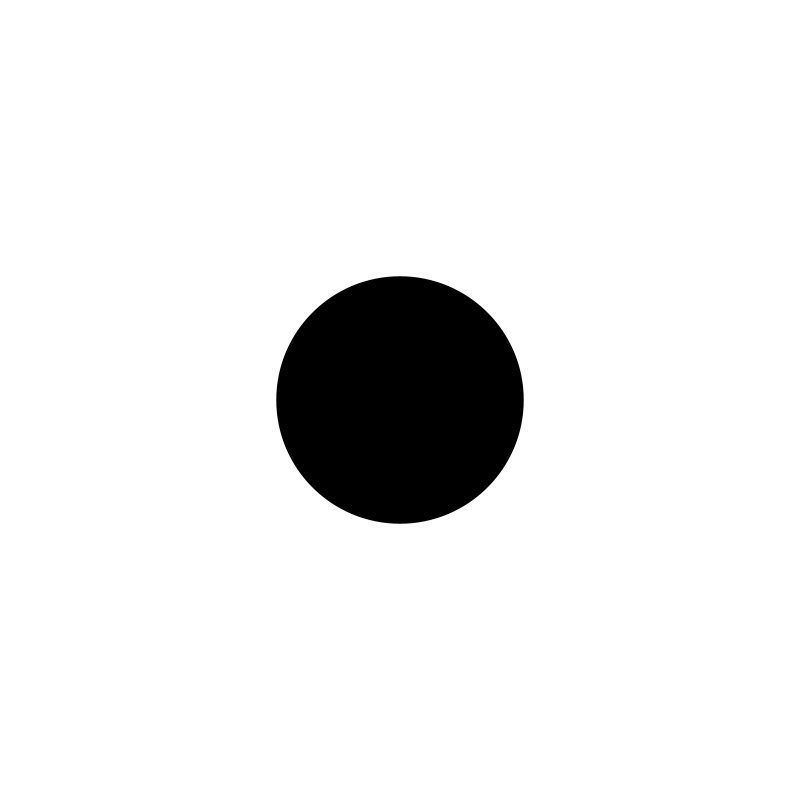
Frame 1 (no input)
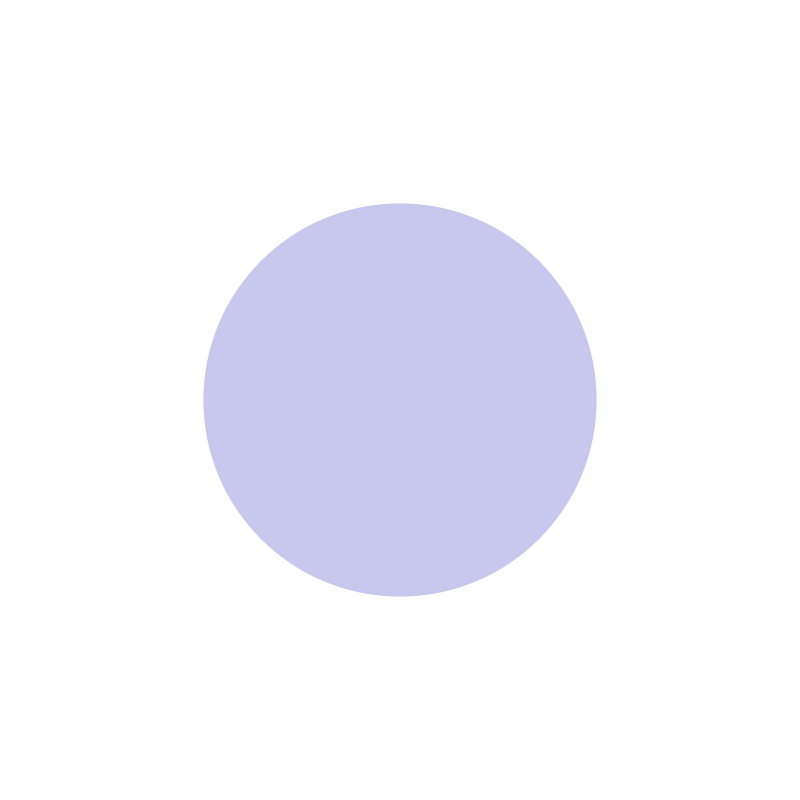
Frame 60 (the mouse pressed at the canvas centre just before this capture)
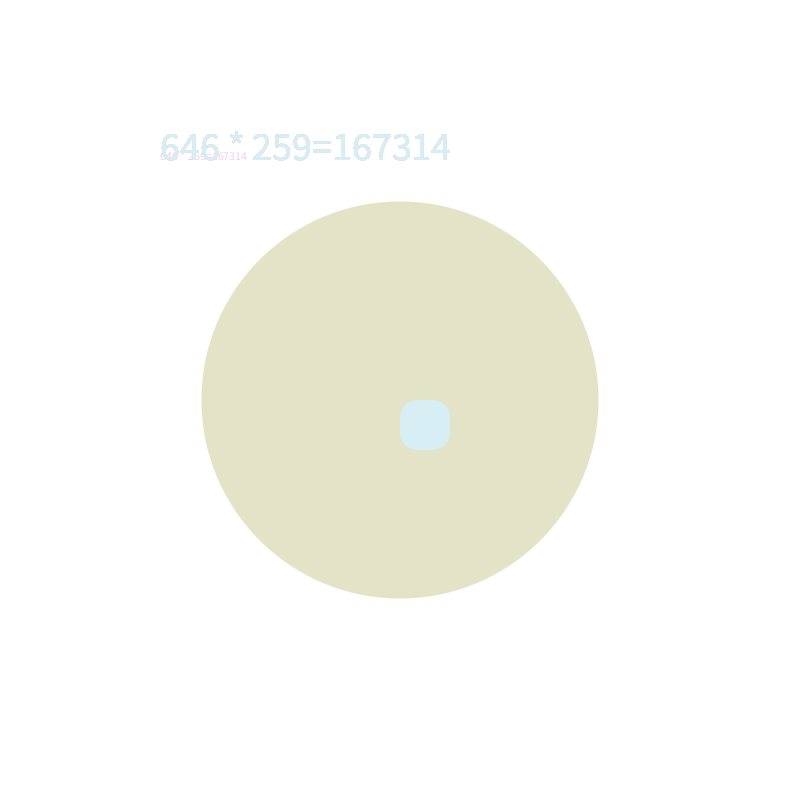
Frame 120 (the mouse held since frame 60 and released just before this capture)

The Processing sketch that drew these frames (run headless with seeded random() and noise(); from frame 60 on, the mouse is pressed at the canvas centre):

// Processing sketch: Code1_Week3_HW
// ── Code1_Week3_HW.pde
float xPos, yPos; 
int brushSize;
int n1, n2; 
int p;
int product_global; 
String multiplicationSentence; 
float xCircle, yCircle; 
int size = 50;
int r, g, b; 

void setup() {
  size(800, 800);
  xCircle = width/2; 
  yCircle = height/2;
  background(255);
  xPos = width/2; 
  yPos = height/2;
  brushSize = b; 
  noStroke();
  
  n1 = int(random(0,1000)); 
  n2 = int(random(0,1000)); 

  
}
void returnAString(String string1, String string2){
  println(string1 + "\n" + string2); 
  rect(width/2, height/2, 50, 50); 
} 
void draw() {
fill(b, g, r); 
   r = int(map(calcDist(xCircle, yCircle), 0, width, 200, 255));  //converting float to int
   b = int(map(mouseY, 0, height, 200, 255));
   g = int(map(mouseX, 0, height, 200, 255));
   
   
float b = random (200, 400);
float c = random (200, 400);

if (calculateDistance(xPos, yPos) < size) {
    ellipse(xPos, yPos, b, b);
  }else{
    ellipse(xPos, yPos, c, c); 
  }

  println(calculateDistance(xPos, yPos)); 
  
  float r1 = random (200, 255);
  float r2 = random (200, 255);
  float r3 = random (200, 255);
   if(mousePressed){
    fill(r1, r2, r3); 
    rect(mouseX, mouseY, 50, 50, 20); 
    
product_global = multiplyNumbers (n1, n2);

multiplicationSentence = str(n1) + " * " + str(n2) + "=" + str(product_global);
text(multiplicationSentence, width/5, height/5);
textSize(40);
   }
}
float calcDist(float x, float y){
  float dist = sqrt(sq(x - mouseX)+sq(y - mouseY));
  return dist; 
}

float calculateDistance(float shapeX, float shapeY) {
  float dist = sqrt(sq(shapeX - mouseX) + sq(shapeY - mouseY));
  return dist;
}

int multiplyNumbers(int num1, int num2){
  int productLocal = num1 * num2;
  return productLocal;
  
}
